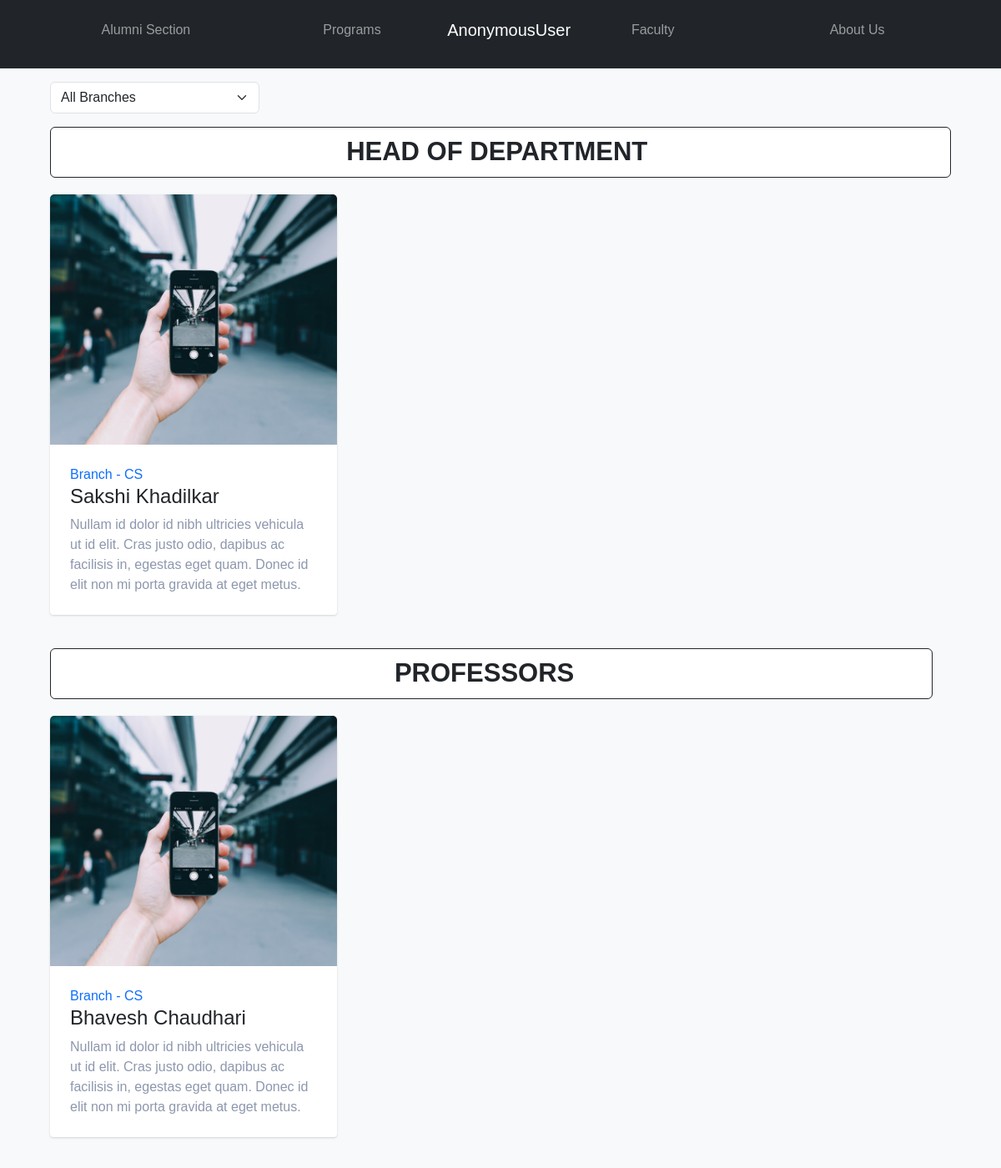
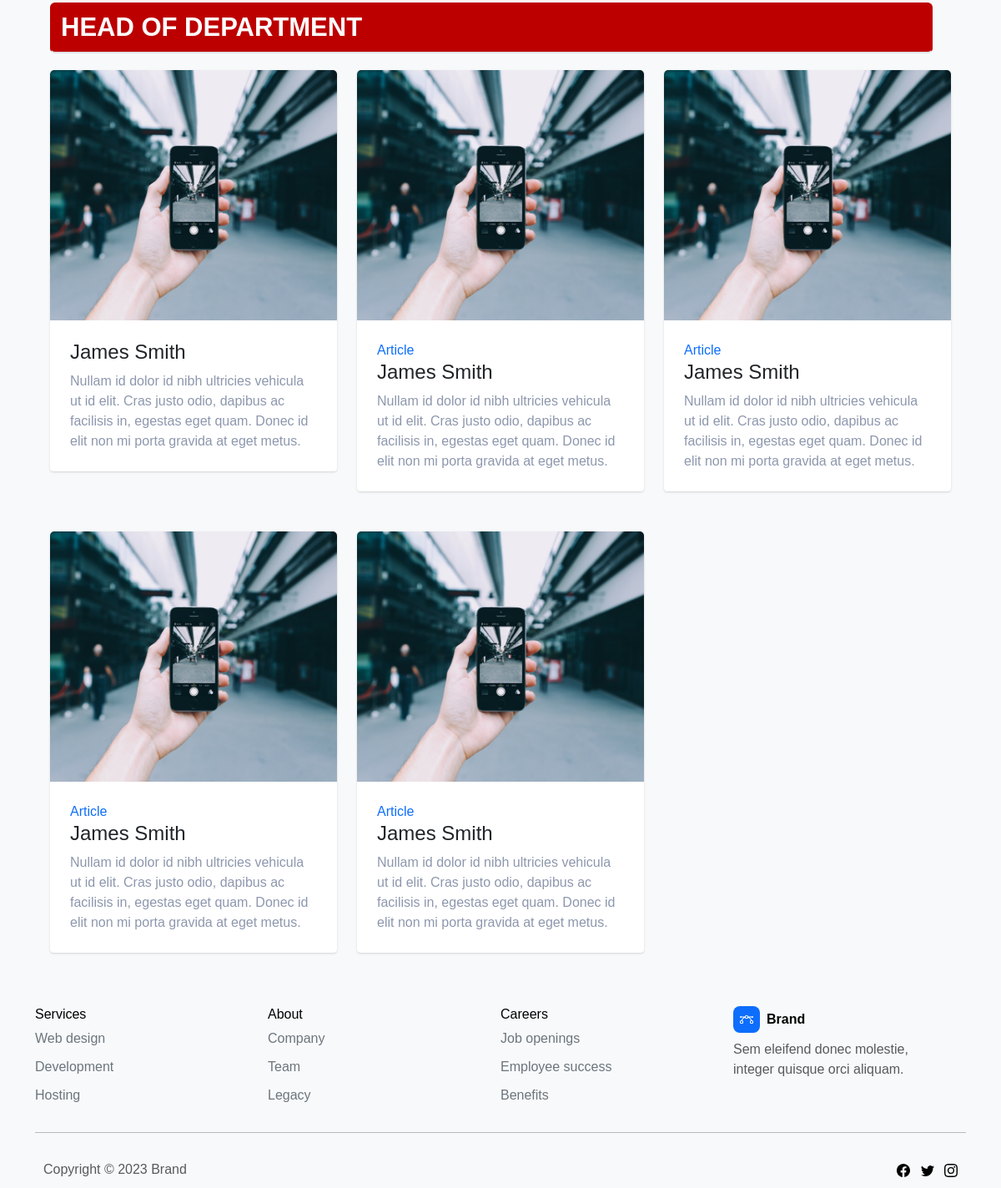
/Faculty/faculty-members/, run on the app's committed database (2 pictures, top to bottom).
### Accounts/models.py (models this page shows)
class AdminProfile(models.Model):
    user = models.OneToOneField(User, on_delete=models.CASCADE, related_name='admin_profile')
    branch = models.CharField(max_length=50, choices=Branch.choices)
    profile_pic = models.ImageField(upload_to=user_directory_path_for_admin)
    designation = models.CharField(max_length=200)
    linkedin_url = models.URLField(max_length=200)
    reasearch_gate_url = models.URLField(max_length=200)

class FacultyProfile(models.Model):
    user = models.OneToOneField(User, on_delete=models.CASCADE, related_name='faculty_profile')
    branch = models.CharField(max_length=50, choices=Branch.choices)
    profile_pic = models.ImageField(upload_to=user_directory_path_for_faculty)
    designation = models.CharField(max_length=200)
    linkedin_url = models.URLField(max_length=200)
    reasearch_gate_url = models.URLField(max_length=200)

### Faculty/views.py (the view)
# urls.py: path('faculty-members/',faculty,name="faculty"),
def faculty(request):
    hod = AdminProfile.objects.all()
    pro = FacultyProfile.objects.all()
    context={'hod':hod,'pro':pro}
    return render(request,'Faculty/faculty.html',context)

### templates/Faculty/faculty.html (shortened to what this page needs)
{% extends 'base.html' %}
{% load static %}
{% block main %}
<div class="col-md-8 offset-md-2" style="margin: 0;margin-top: 1rem;margin-left: 5%;margin-bottom: 1rem;">
        <form class="custom-form">
            <div class="row form-group">
                <div class="col-sm-4 input-column"><select class="form-select">
                        <optgroup label="Select Branch">
                            <option value="12" selected="">All Branches</option>
                        </optgroup>
                    </select></div>
                <div class="col-sm-4 label-column"><label class="col-form-label" for="dropdown-input-field"></label></div>
            </div>
        </form>
    </div>
    <div class="justify-content-xl-end align-items-xl-end" style="width: 90%;margin-left: 5%;margin-bottom: 1rem;">
        <div><a class="btn" data-bs-toggle="collapse" aria-expanded="true" aria-controls="collapse-1" href="#collapse-1" role="button" style="min-width: 100%;margin-left: 0;text-align: center;font-size: 31px;font-weight: bold;background: rgb(255,255,255);color: rgb(33,37,41);border: 0.25px solid rgb(33,37,41);">HEAD OF DEPARTMENT&nbsp;</a>
            <div class="collapse show" id="collapse-1">
                <div class="row gy-4 row-cols-1 row-cols-md-2 row-cols-xl-3">
                    {% for h in hod %}
                    <div class="col">
                        <div class="card"><img class="card-img-top w-100 d-block fit-cover" style="height: 300px;" src="assets/img/pexels-photo-861103.jpeg">
                            <div class="card-body p-4">
                                <p class="text-primary card-text mb-0">Branch - {{ h.branch }}</p>
                                <h4 class="card-title">{{ h.user.first_name }} {{ h.user.last_name }}</h4>
                                <p class="card-text" style="color: rgb(141,151,173);">Nullam id dolor id nibh ultricies vehicula ut id elit. Cras justo odio, dapibus ac facilisis in, egestas eget quam. Donec id elit non mi porta gravida at eget metus.</p>
                            </div>
                        </div>
                    </div>
                    {% endfor %}
                </div>
            </div>
        </div>
    </div>
    <div class="justify-content-xl-end align-items-xl-end" style="width: 90%;margin-left: 5%;margin-bottom: 1rem;">
        <div><a class="btn" data-bs-toggle="collapse" aria-expanded="true" aria-controls="collapse-2" href="#collapse-2" role="button" style="min-width: 98%;margin-left: 0;text-align: center;font-size: 31px;font-weight: bold;background: rgb(255,255,255);border-width: 0.25px;border-color: var(--bs-btn-color);color: rgb(33,37,41);">PROFESSORS&nbsp;&nbsp;</a>
            <div class="collapse show" id="collapse-2">
                <div class="row gy-4 row-cols-1 row-cols-md-2 row-cols-xl-3">
                    {% for p in pro %}
                    <div class="col">
                        <div class="card"><img class="card-img-top w-100 d-block fit-cover" style="height: 300px;" src="assets/img/pexels-photo-861103.jpeg?h=70685e75eef4adab8b6ef8843950a294">
                            <div class="card-body p-4">
                                <p class="text-primary card-text mb-0">Branch - {{ p.branch }}</p>
                                <h4 class="card-title">{{ p.user.first_name }} {{ p.user.last_name }}</h4>
                                <p class="card-text" style="color: rgb(141,151,173);">Nullam id dolor id nibh ultricies vehicula ut id elit. Cras justo odio, dapibus ac facilisis in, egestas eget quam. Donec id elit non mi porta gravida at eget metus.</p>
                            </div>
                        </div>
                    </div>
                    {% endfor %}
                </div>
            </div>
        </div>
    </div>
    <div class="justify-content-xl-end align-items-xl-end" style="width: 90%;margin-left: 5%;margin-bottom: 1rem;">
        <div><a class="btn" data-bs-toggle="collapse" aria-expanded="true" aria-controls="collapse-3" href="#collapse-3" role="button" style="min-width: 98%;margin-left: 0;text-align: left;border-bottom: 2px solid var(--bs-border-color);font-size: 31px;font-weight: bold;">HEAD OF DEPARTMENT&nbsp;</a>
            <div class="collapse show" id="collapse-3">
                <div class="row gy-4 row-cols-1 row-cols-md-2 row-cols-xl-3">
                    <div class="col">
                        <div class="card"><img class="card-img-top w-100 d-block fit-cover" style="height: 300px;" src="assets/img/pexels-photo-861103.jpeg?h=70685e75eef4adab8b6ef8843950a294">
                            <div class="card-body p-4">
                                <h4 class="card-title">James Smith</h4>
                                <p class="card-text" style="color: rgb(141,151,173);">Nullam id dolor id nibh ultricies vehicula ut id elit. Cras justo odio, dapibus ac facilisis in, egestas eget quam. Donec id elit non mi porta gravida at eget metus.</p>
                            </div>
                        </div>
                    </div>
                    <div class="col">
                        <div class="card"><img class="card-img-top w-100 d-block fit-cover" style="height: 300px;" src="assets/img/pexels-photo-861103.jpeg?h=70685e75eef4adab8b6ef8843950a294">
                            <div class="card-body p-4">
                                <p class="text-primary card-text mb-0">Article</p>
                                <h4 class="card-title">James Smith</h4>
                                <p class="card-text" style="color: rgb(141,151,173);">Nullam id dolor id nibh ultricies vehicula ut id elit. Cras justo odio, dapibus ac facilisis in, egestas eget quam. Donec id elit non mi porta gravida at eget metus.</p>
                            </div>
                        </div>
                    </div>
                    <div class="col">
                        <div class="card"><img class="card-img-top w-100 d-block fit-cover" style="height: 300px;" src="assets/img/pexels-photo-861103.jpeg?h=70685e75eef4adab8b6ef8843950a294">
                            <div class="card-body p-4">
                                <p class="text-primary card-text mb-0">Article</p>
                                <h4 class="card-title">James Smith</h4>
                                <p class="card-text" style="color: rgb(141,151,173);">Nullam id dolor id nibh ultricies vehicula ut id elit. Cras justo odio, dapibus ac facilisis in, egestas eget quam. Donec id elit non mi porta gravida at eget metus.</p>
                            </div>
                        </div>
                    </div>
                    <div class="col">
                        <div class="card"><img class="card-img-top w-100 d-block fit-cover" style="height: 300px;" src="assets/img/pexels-photo-861103.jpeg?h=70685e75eef4adab8b6ef8843950a294">
                            <div class="card-body p-4">
                                <p class="text-primary card-text mb-0">Article</p>
                                <h4 class="card-title">James Smith</h4>
                                <p class="card-text" style="color: rgb(141,151,173);">Nullam id dolor id nibh ultricies vehicula ut id elit. Cras justo odio, dapibus ac facilisis in, egestas eget quam. Donec id elit non mi porta gravida at eget metus.</p>
                            </div>
                        </div>
                    </div>
                    <div class="col">
                        <div class="card"><img class="card-img-top w-100 d-block fit-cover" style="height: 300px;" src="assets/img/pexels-photo-861103.jpeg?h=70685e75eef4adab8b6ef8843950a294">
                            <div class="card-body p-4">
                                <p class="text-primary card-text mb-0">Article</p>
                                <h4 class="card-title">James Smith</h4>
                                <p class="card-text" style="color: rgb(141,151,173);">Nullam id dolor id nibh ultricies vehicula ut id elit. Cras justo odio, dapibus ac facilisis in, egestas eget quam. Donec id elit non mi porta gravida at eget metus.</p>
                            </div>
                        </div>
                    </div>
                </div>
            </div>
        </div>
    </div>
{% endblock %}

### data on the page
AdminProfile: branch "CS", user.first_name "Sakshi", user.last_name "Khadilkar"
FacultyProfile: branch "CS", user.first_name "Bhavesh", user.last_name "Chaudhari"

### other printed values
{{ request.user }} "AnonymousUser"
